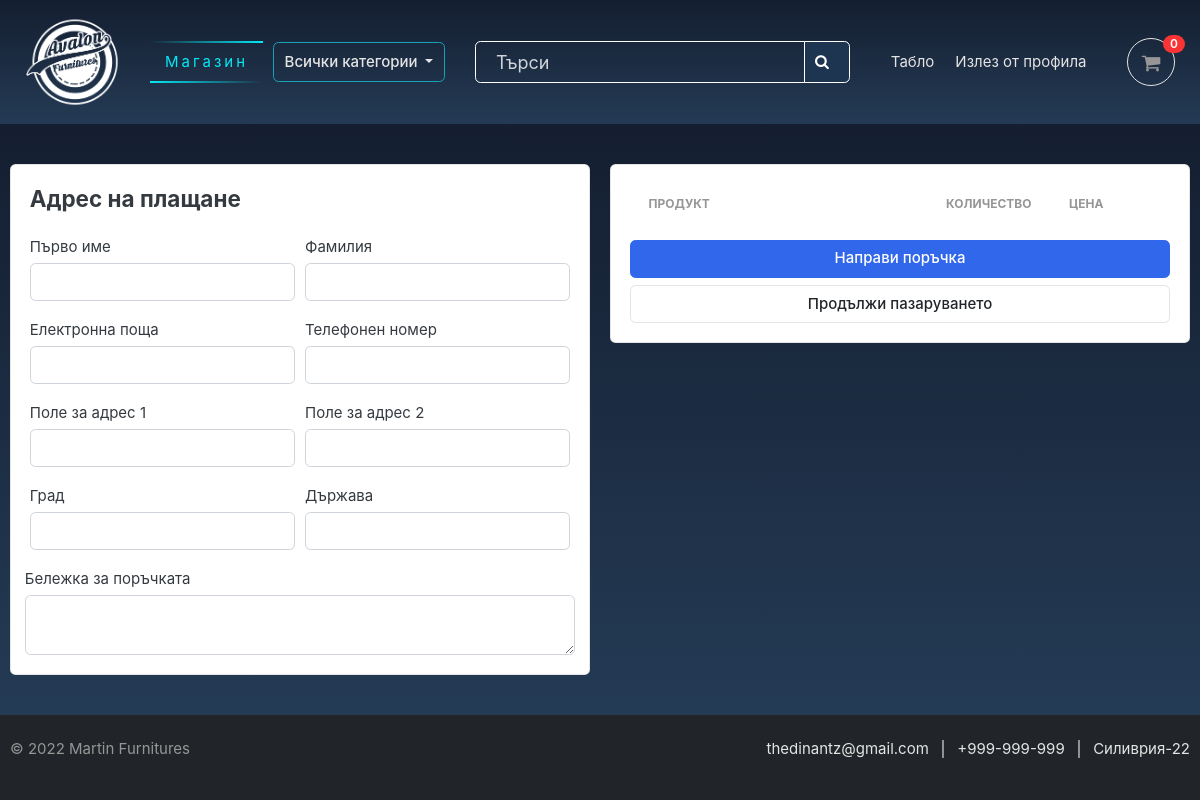
Page /cart/checkout/ (signed in) on the earlier database version.
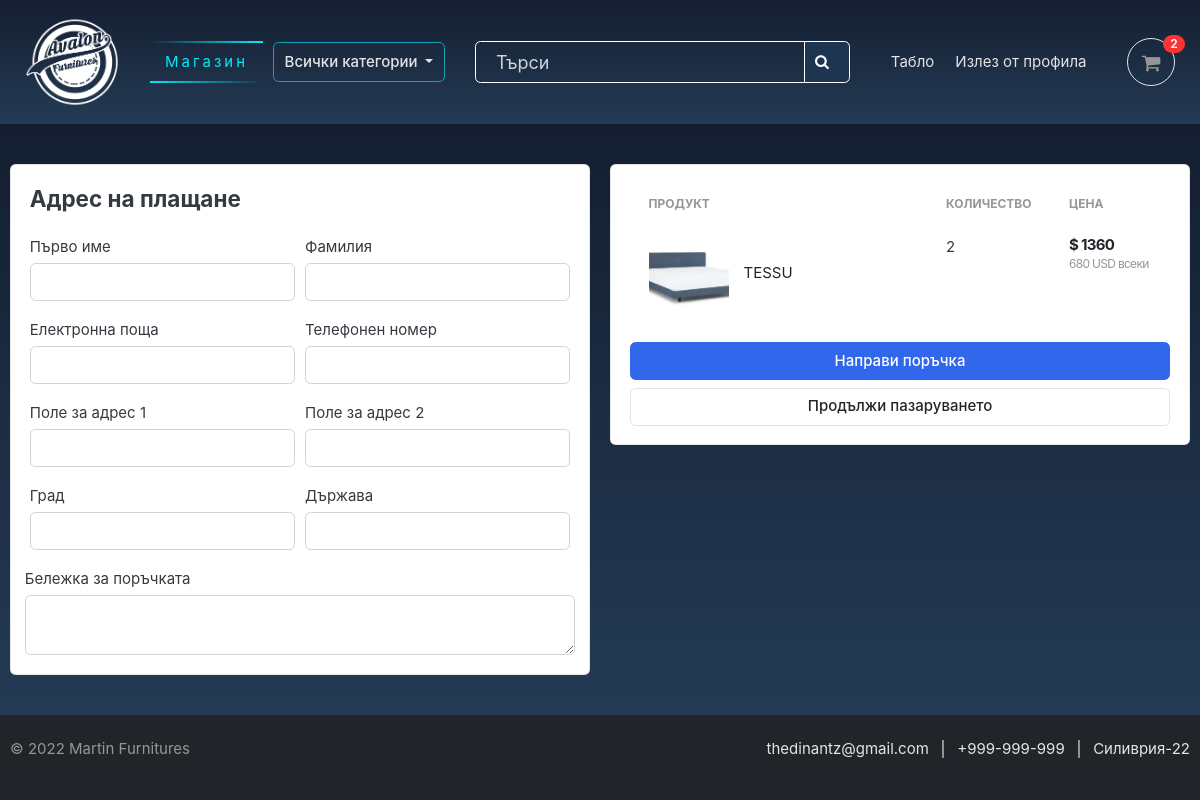
Same page on the later database version.
### carts/models.py (models this page shows, shortened)
class CartItem(models.Model):
    user = models.ForeignKey(Account, on_delete=models.CASCADE, null=True)
    product = models.ForeignKey(Product, on_delete=models.CASCADE)
    variations = models.ManyToManyField(Variation, blank=True)
    cart = models.ForeignKey(Cart, on_delete=models.CASCADE, null=True)
    quantity = models.IntegerField()
    is_active = models.BooleanField(default=True)
    def sub_total(self):
        return self.product.price * self.quantity

### store/models.py (models this page shows, shortened)
class Product(models.Model):
    product_name = models.CharField(max_length=50, unique=True)
    slug = models.SlugField(max_length=50, unique=True)
    description = models.TextField(max_length=600, blank=True)
    dimensions = models.TextField(max_length=200, blank=True)
    type = models.CharField(max_length=50, null=False, blank=False)
    price = models.IntegerField()
    images = models.ImageField(upload_to='photos/products')
    stock = models.IntegerField()
    is_available = models.BooleanField(default=True)
    category = models.ForeignKey(Category, on_delete=models.CASCADE)
    created_date = models.DateTimeField(auto_now_add=True)
    modified_date = models.DateTimeField(auto_now=True)
    def get_url(self):
        return reverse('product_detail', args=[self.category.slug, self.slug])

### carts/views.py (the view)
# urls.py: path('checkout/', views.checkout, name='checkout'),
@login_required(login_url='login')
def checkout(request, total=0, quantity=0, cart_items=None):
    try:
        tax = 0
        grand_total = 0
        if request.user.is_authenticated:
            cart_items = CartItem.objects.filter(
                user=request.user, is_active=True)
        else:
            cart = Cart.objects.get(cart_id=_cart_id(request))
            cart_items = CartItem.objects.filter(cart=cart, is_active=True)
        for cart_item in cart_items:
            total += (cart_item.product.price * cart_item.quantity)
            quantity += cart_item.quantity
        tax = (20 * total)/100
        grand_total = total + tax
    except ObjectDoesNotExist:
        pass  # just ignore
    context = {
        'total': total,
        'quantity': quantity,
        'cart_items': cart_items,
        'tax': tax,
        'grand_total': grand_total,
    }
    return render(request, 'store/checkout.html', context)

### carts/context_processors.py (called while the page is built)
def counter(request):
    cart_count = 0
    if 'admin' in request.path:
        return {}
    else:
        try:
            cart = Cart.objects.filter(cart_id=_cart_id(request))
            if request.user.is_authenticated:
                cart_items = CartItem.objects.all().filter(user=request.user)
            else:
                cart_items = CartItem.objects.all().filter(cart=cart[:1])
            for cart_item in cart_items:
                cart_count += cart_item.quantity
        except Cart.DoesNotExist:
            cart_count = 0
    return dict(cart_count=cart_count)

### carts/views.py (called while the page is built)
def _cart_id(request):
    cart = request.session.session_key
    if not cart:
        cart = request.session.create()
    return cart

### category/context_processors.py (called while the page is built)
def menu_links(request):
    links = Category.objects.all()
    return dict(links=links)

### category/models.py (called while the page is built)
    def get_url(self):
        return reverse('products_by_category', args=[self.slug])

### templates/store/checkout.html (shortened to what this page needs)
{% extends 'base.html' %}
{% load static %}
{% block content %}
<section class="section-content padding-y bg coloringlinear">
  <div class="container">
  <div class="row">
    <aside class="col-lg-6">
  <div class="card">
    <div class="card-body">
      <h4 class="card-title mb-4">Aдрес на плащане</h4>
      <form action="{% url 'place_order' %}" method="POST">
        <div class="form-row">
          <div class="col form-group">
            <label for="">Първо име</label>
            <input type="text" name="first_name" class="form-control" required>
          </div>
          <div class="col form-group">
            <label for="">Фамилия</label>
            <input type="text" name="last_name" class="form-control" required>
          </div>
        </div>
        <div class="form-row">
          <div class="col form-group">
            <label for="">Eлектронна поща</label>
            <input type="email" name="email" class="form-control" required>
          </div>
          <div class="col form-group">
            <label for="">Телефонен номер</label>
            <input type="text" name="phone" class="form-control" required>
          </div>
        </div>
        <div class="form-row">
          <div class="col form-group">
            <label for="">Поле за адрес 1</label>
            <input type="text" name="address_line_1" class="form-control" required>
          </div>
          <div class="col form-group">
            <label for="">Поле за адрес 2</label>
            <input type="text" name="address_line_2" class="form-control">
          </div>
        </div>
        <div class="form-row">
          <div class="col form-group">
            <label for="">Град</label>
            <input type="text" name="city" class="form-control" required>
          </div>
          <div class="col form-group">
            <label for="">Държава</label>
            <input type="text" name="country" class="form-control" required>
          </div>
          </div>
          <div class="form-row">
            <label for="">Бележка за поръчката</label>
            <textarea name="order_note" rows="2" class="form-control"></textarea>
          </div>
    </div>
  </div>
    </aside>
    <aside class="col-lg-6">
      <div class="card">
      <div class="card-body">
        <table class="table table-borderless table-shopping-cart">
        <thead class="text-muted">
        <tr class="small text-uppercase">
          <th scope="col">Продукт</th>
          <th scope="col" width="120">Количество</th>
          <th scope="col" width="120">Цена</th>
        </tr>
        </thead>
        <tbody>
        {% for cart_item in cart_items %}
        <tr>
          <td>
            <figure class="itemside align-items-center">
              <div class="aside"><img src="{{ cart_item.product.images.url }}" class="img-sm"></div>
              <figcaption class="info">
                <a href="{{ cart_item.product.get_url }}" class="title text-dark">{{ cart_item.product.product_name }}</a>
              </figcaption>
            </figure>
          </td>
          <td>
                <label for="">{{cart_item.quantity}}</label>
          </td>
          <td>
            <div class="price-wrap">
              <var class="price">$ {{ cart_item.sub_total }}</var>
              <small class="text-muted">{{ cart_item.product.price }} USD всеки </small>
            </div>
          </td>
        </tr>
        {% endfor %}
        </tbody>
        </table>
        <button type="submit" name="submit" class="btn btn-primary btn-block">Направи поръчка</button>
        <a href="{% url 'store' %}" class="btn btn-light btn-block">Продължи пазаруването</a>
      </div>
      </div>
  </aside>
  </div>
  </div>
  </section>
  {% endblock %}

Differences in the rows shown:
added CartItem: product.images (picture), product.product_name "TESSU", quantity "2", sub_total "1360", product.price "680"
Other differences:
{{ cart_count }}: "0" → "2"
